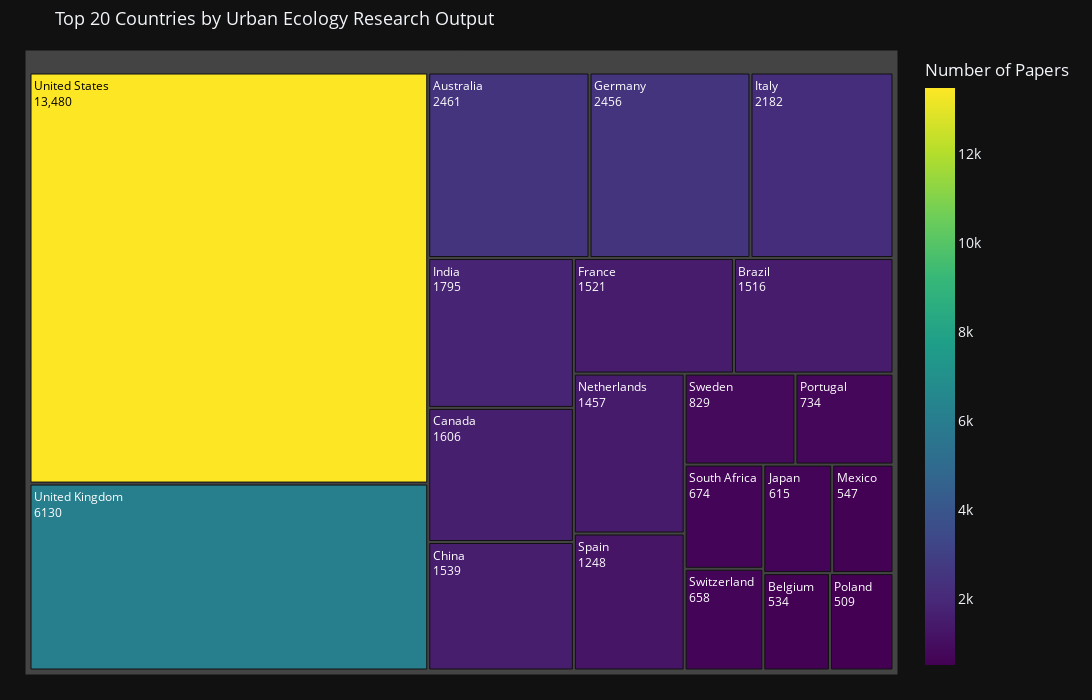

The notebook cell this image was saved under:
### Code cell
fig = px.choropleth(
    df_countries, 
    locations='alpha3_code',
    color='paper_count',
    hover_name='country_name',
    hover_data={
        'alpha3_code': True, 
        'paper_count': ':,',
        'country_name': False
    },
    color_continuous_scale='Viridis',
    title='Global Distribution of Urban Ecology Research Papers by First Author Country',
    labels={
        'paper_count': 'Number of Papers',
        'alpha3_code': 'ISO Alpha-3'
    }
)

fig.update_traces(
    marker_line_color='white',
    marker_line_width=0.5
)

fig.update_layout(
    template='plotly_dark',
    width=1200,
    height=700,
    title_font_size=16,
    geo=dict(
        showframe=False,
        showcoastlines=True,
        coastlinecolor='white',
        coastlinewidth=0.5,
        showland=True,
        landcolor='rgb(70, 70, 70)',
        showocean=True,
        oceancolor='rgb(30, 30, 30)',
        projection_type='natural earth',
        bgcolor='rgba(0,0,0,0)',
    ),
    coloraxis_colorbar=dict(
        title_font_color='white',
        tickfont_color='white'
    )
)

fig.show()

print('=' * 80)

fig_treemap = px.treemap(
    df_countries.head(20),
    names='country_name',
    values='paper_count',
    parents=[''] * 20, 
    title='Top 20 Countries by Urban Ecology Research Output',
    labels={'paper_count': 'Number of Papers', 'country_name': 'Country'},
    color='paper_count',
    color_continuous_scale='Viridis',
    hover_data={
        'alpha2_code': True,
        'alpha3_code': True,
        'paper_count': ':,',
    }
)

# Threshold calculation to avoid unreadable text
max_val = df_countries.head(20)['paper_count'].max()
min_val = df_countries.head(20)['paper_count'].min()
threshold = min_val + (max_val - min_val) * 0.7

text_colors = ['black' if val > threshold else 'white' for val in df_countries.head(20)['paper_count']]

fig_treemap.update_traces(
    textinfo='label+value',
    textfont_size=12,
    textfont_color=text_colors,
    hovertemplate='<b>%{label}</b><br>' +
                  'Papers: %{value:,}<br>' +
                  'ISO-3: %{customdata[1]}<br>' +
                  '<extra></extra>'
)

fig_treemap.update_layout(
    height=700,
    width=1200,
    template='plotly_dark',
    font=dict(size=14),
    title_font_size=18,
    margin=dict(t=50, l=25, r=25, b=25)
)

fig_treemap.show()

### Figure 1 — Plotly figure (JSON) as saved in the notebook; plotly's stock layout.template omitted (floating-point values rounded to 4 significant figures)
{"data": [{"customdata": [["US", "USA", 13480], ["GB", "GBR", 6130], ["AU", "AUS", 2461], ["DE", "DEU", 2456], ["IT", "ITA", 2182], ["IN", "IND", 1795], ["CA", "CAN", 1606], ["CN", "CHN", 1539], ["FR", "FRA", 1521], ["BR", "BRA", 1516], ["NL", "NLD", 1457], ["ES", "ESP", 1248], ["SE", "SWE", 829], ["PT", "PRT", 734], ["ZA", "ZAF", 674], ["CH", "CHE", 658], ["JP", "JPN", 615], ["MX", "MEX", 547], ["BE", "BEL", 534], ["PL", "POL", 509]], "domain": {"x": [0, 1], "y": [0, 1]}, "hovertemplate": "<b>%{label}</b><br>Papers: %{value:,}<br>ISO-3: %{customdata[1]}<br><extra></extra>", "labels": ["United States", "United Kingdom", "Australia", "Germany", "Italy", "India", "Canada", "China", "France", "Brazil", "Netherlands", "Spain", "Sweden", "Portugal", "South Africa", "Switzerland", "Japan", "Mexico", "Belgium", "Poland"], "marker": {"coloraxis": "coloraxis", "colors": [13480, 6130, 2461, 2456, 2182, 1795, 1606, 1539, 1521, 1516, 1457, 1248, 829, 734, 674, 658, 615, 547, 534, 509]}, "name": "", "parents": ["", "", "", "", "", "", "", "", "", "", "", "", "", "", "", "", "", "", "", ""], "textfont": {"color": ["black", "white", "white", "white", "white", "white", "white", "white", "white", "white", "white", "white", "white", "white", "white", "white", "white", "white", "white", "white"], "size": 12}, "textinfo": "label+value", "type": "treemap", "values": [13480, 6130, 2461, 2456, 2182, 1795, 1606, 1539, 1521, 1516, 1457, 1248, 829, 734, 674, 658, 615, 547, 534, 509]}], "layout": {"coloraxis": {"colorbar": {"title": {"text": "Number of Papers"}}, "colorscale": [[0, "#440154"], [0.1111, "#482878"], [0.2222, "#3e4989"], [0.3333, "#31688e"], [0.4444, "#26828e"], [0.5556, "#1f9e89"], [0.6667, "#35b779"], [0.7778, "#6ece58"], [0.8889, "#b5de2b"], [1, "#fde725"]]}, "font": {"size": 14}, "height": 700, "legend": {"tracegroupgap": 0}, "margin": {"b": 25, "l": 25, "r": 25, "t": 50}, "title": {"font": {"size": 18}, "text": "Top 20 Countries by Urban Ecology Research Output"}, "width": 1200}}
